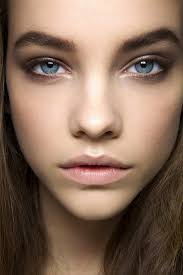
#> input picture face.jpeg, 183 x 275 px
$ python ascii-art-generator.py face.jpeg
#> lines starting #> are read from the running program, lines starting #| are printed output that depends on the picture
'''
Author: Anveshak Singh @singhanveshak
Date: 19/11/2023
This script reads in an image-> converts it to a numpy array-> substitutes groups of pixels with ascii symbols
ascii-greyscale: " .:-=+*#%@" (lighter to darker brightness)
'''
from PIL import Image
import numpy as np
from sys import argv

filename=argv[1]
im=np.array(Image.open(filename).convert("L"))
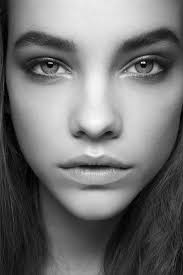
#> im: shape (275, 183); min 0, max 250, mean 115.5
n_rows, n_cols=im.shape[0],im.shape[1]
#> n_rows = 275; n_cols = 183
gs=" .:-=+*#%@"
l_gs=len(gs)
s=int(input("Enter the scale by which to reduce image size? "))                             #image is diminished by this scale
#> the answer given: 100
s_row,s_col=2*s,s

#resize image according to scale s i.e. delete extra columns and rows
if(n_rows%s_row!=0):
    im=np.delete(im,-(n_rows%s_row),0)
#> im: shape (274, 183)
if(n_cols%s_col!=0):
    im=np.delete(im,-(n_cols%s_col),1)
#> im: shape (274, 182)
n_rows, n_cols=im.shape[0],im.shape[1]
#> n_rows = 274; n_cols = 182

#calculate the avaerage of greyscale pixel values
im_copy=[]
for i in range(0,n_rows,s_row):
    l=[]
    for j in range(0,n_cols,s_col):
        avg=np.sum(im[i:i+s_row,j:j+s_col])/(s_row*s_col)
        l.append(avg)
    im_copy.append(l)
#> after the loop, im_copy = [[135.8, 111.3], [25.77, 14.51]]
im_copy=np.array(im_copy,dtype=int)
#> im_copy = [[135, 111], [25, 14]]
n_rows, n_cols=im_copy.shape[0],im_copy.shape[1]
#> n_rows = 2; n_cols = 2

# print ART
for i in range(n_rows):
    for j in range(n_cols):
        level=int(im_copy[i][j]//(255/l_gs))
        char=gs[level-1]
        print(char,end="")
    print()
